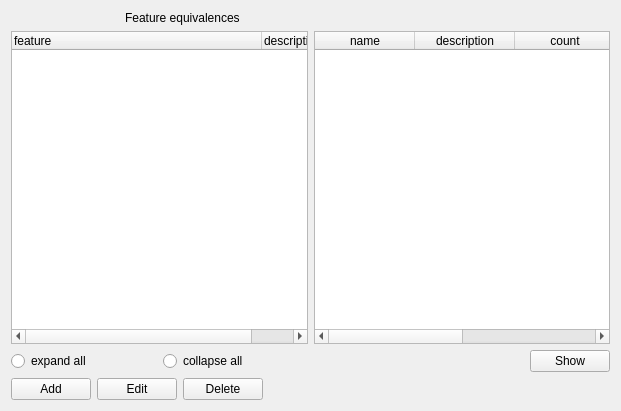
<?xml version="1.0" encoding="UTF-8"?>
<ui version="4.0">
 <class>feature_equivalence_form</class>
 <widget class="QWidget" name="feature_equivalence_form">
  <property name="geometry">
   <rect>
    <x>0</x>
    <y>0</y>
    <width>621</width>
    <height>411</height>
   </rect>
  </property>
  <property name="windowTitle">
   <string>Feature equivalences</string>
  </property>
  <layout class="QGridLayout" name="gridLayout">
   <item row="5" column="0">
    <layout class="QHBoxLayout" name="horizontalLayout">
     <item>
      <widget class="QPushButton" name="add">
       <property name="text">
        <string>Add</string>
       </property>
       <property name="form" stdset="0">
        <string notr="true">categories_features_add</string>
       </property>
       <property name="global.featureState" stdset="0">
        <string notr="true">{feature.state}</string>
       </property>
       <property name="global.feature_id" stdset="0">
        <string>{feature.id}</string>
       </property>
       <property name="global.FeatureEquivalenceState" stdset="0">
        <string>{FeatureEquivalence.state}</string>
       </property>
      </widget>
     </item>
     <item>
      <widget class="QPushButton" name="add_3">
       <property name="text">
        <string>Edit</string>
       </property>
       <property name="form" stdset="0">
        <string notr="true">categories_features_edit</string>
       </property>
       <property name="global.featureState" stdset="0">
        <string notr="true">{feature.state}</string>
       </property>
       <property name="global.feature_id" stdset="0">
        <string>{FeatureEquivalence.id}</string>
       </property>
       <property name="global.FeatureEquivalenceState" stdset="0">
        <string>{FeatureEquivalence.state}</string>
       </property>
      </widget>
     </item>
     <item>
      <widget class="QPushButton" name="add_2">
       <property name="text">
        <string>Delete</string>
       </property>
       <property name="form" stdset="0">
        <string notr="true">categories_features</string>
       </property>
       <property name="global.featureState" stdset="0">
        <string notr="true">{feature.state}</string>
       </property>
       <property name="doctype" stdset="0">
        <string notr="true">FeatureEquivalence.simpleform</string>
       </property>
       <property name="rootelement" stdset="0">
        <string notr="true">FeatureEquivalence</string>
       </property>
       <property name="action" stdset="0">
        <string notr="true">delete</string>
       </property>
       <property name="global.FeatureEquivalenceState" stdset="0">
        <string>{FeatureEquivalence.state}</string>
       </property>
       <property name="feature_id" stdset="0">
        <string>{FeatureEquivalence.id}</string>
       </property>
      </widget>
     </item>
     <item>
      <spacer name="horizontalSpacer">
       <property name="orientation">
        <enum>Qt::Horizontal</enum>
       </property>
       <property name="sizeHint" stdset="0">
        <size>
         <width>40</width>
         <height>20</height>
        </size>
       </property>
      </spacer>
     </item>
    </layout>
   </item>
   <item row="0" column="0">
    <layout class="QHBoxLayout" name="horizontalLayout_2">
     <item>
      <widget class="QLabel" name="label_2">
       <property name="maximumSize">
        <size>
         <width>32</width>
         <height>32</height>
        </size>
       </property>
       <property name="text">
        <string/>
       </property>
       <property name="pixmap">
        <pixmap resource="../qtclient.qrc">:/images/chart_organisation.png</pixmap>
       </property>
      </widget>
     </item>
     <item>
      <widget class="QLabel" name="label_3">
       <property name="maximumSize">
        <size>
         <width>32</width>
         <height>32</height>
        </size>
       </property>
       <property name="text">
        <string/>
       </property>
       <property name="pixmap">
        <pixmap resource="../qtclient.qrc">:/images/link.png</pixmap>
       </property>
      </widget>
     </item>
     <item>
      <widget class="QLabel" name="label_4">
       <property name="maximumSize">
        <size>
         <width>32</width>
         <height>32</height>
        </size>
       </property>
       <property name="text">
        <string/>
       </property>
       <property name="pixmap">
        <pixmap resource="../qtclient.qrc">:/images/chart_organisation.png</pixmap>
       </property>
      </widget>
     </item>
     <item>
      <widget class="QLabel" name="label">
       <property name="text">
        <string>Feature equivalences</string>
       </property>
      </widget>
     </item>
    </layout>
   </item>
   <item row="2" column="0">
    <layout class="QGridLayout" name="gridLayout_2">
     <item row="0" column="2">
      <widget class="QTableWidget" name="FeatureEquivalence">
       <property name="editTriggers">
        <set>QAbstractItemView::NoEditTriggers</set>
       </property>
       <property name="selectionMode">
        <enum>QAbstractItemView::SingleSelection</enum>
       </property>
       <property name="selectionBehavior">
        <enum>QAbstractItemView::SelectRows</enum>
       </property>
       <property name="doctype" stdset="0">
        <string>FeatureEquivalenceListRequest.simpleform</string>
       </property>
       <property name="rootelement" stdset="0">
        <string>FeatureEquivalence</string>
       </property>
       <property name="state" stdset="0">
        <string>{global.FeatureEquivalenceState}</string>
       </property>
       <property name="action" stdset="0">
        <string notr="true">read</string>
       </property>
       <property name="feature_id" stdset="0">
        <string>{feature.id}</string>
       </property>
       <column>
        <property name="text">
         <string>name</string>
        </property>
       </column>
       <column>
        <property name="text">
         <string>description</string>
        </property>
       </column>
       <column>
        <property name="text">
         <string>count</string>
        </property>
       </column>
       <column>
        <property name="text">
         <string>fulfillcount</string>
        </property>
       </column>
      </widget>
     </item>
     <item row="1" column="2">
      <layout class="QHBoxLayout" name="horizontalLayout_4">
       <item>
        <spacer name="horizontalSpacer_2">
         <property name="orientation">
          <enum>Qt::Horizontal</enum>
         </property>
         <property name="sizeHint" stdset="0">
          <size>
           <width>40</width>
           <height>20</height>
          </size>
         </property>
        </spacer>
       </item>
       <item>
        <widget class="QPushButton" name="pushButton">
         <property name="enabled">
          <bool>true</bool>
         </property>
         <property name="text">
          <string>Show</string>
         </property>
         <property name="action" stdset="0">
          <string>FeatureEquivalence.reload</string>
         </property>
        </widget>
       </item>
      </layout>
     </item>
     <item row="1" column="0">
      <layout class="QHBoxLayout" name="horizontalLayout_3">
       <item>
        <widget class="QRadioButton" name="ignore_expand_cats">
         <property name="text">
          <string>expand all</string>
         </property>
        </widget>
       </item>
       <item>
        <widget class="QRadioButton" name="ignore_collapse_cats">
         <property name="text">
          <string>collapse all</string>
         </property>
        </widget>
       </item>
      </layout>
     </item>
     <item row="0" column="0">
      <widget class="QTreeWidget" name="feature">
       <property name="itemsExpandable">
        <bool>true</bool>
       </property>
       <property name="doctype" stdset="0">
        <string notr="true">FeatureHierarchyRequest.simpleform</string>
       </property>
       <property name="rootelement" stdset="0">
        <string notr="true">feature</string>
       </property>
       <property name="state" stdset="0">
        <string notr="true">{global.featureState}</string>
       </property>
       <property name="action" stdset="0">
        <string notr="true">read</string>
       </property>
       <attribute name="headerDefaultSectionSize">
        <number>250</number>
       </attribute>
       <column>
        <property name="text">
         <string>feature</string>
        </property>
       </column>
       <column>
        <property name="text">
         <string>description</string>
        </property>
       </column>
      </widget>
     </item>
    </layout>
   </item>
  </layout>
 </widget>
 <tabstops>
  <tabstop>feature</tabstop>
  <tabstop>FeatureEquivalence</tabstop>
  <tabstop>ignore_expand_cats</tabstop>
  <tabstop>ignore_collapse_cats</tabstop>
  <tabstop>pushButton</tabstop>
  <tabstop>add</tabstop>
  <tabstop>add_3</tabstop>
  <tabstop>add_2</tabstop>
 </tabstops>
 <resources>
  <include location="../qtclient.qrc"/>
  <include location="../qtclient.qrc"/>
 </resources>
 <connections>
  <connection>
   <sender>FeatureEquivalence</sender>
   <signal>doubleClicked(QModelIndex)</signal>
   <receiver>add_3</receiver>
   <slot>click()</slot>
   <hints>
    <hint type="sourcelabel">
     <x>396</x>
     <y>209</y>
    </hint>
    <hint type="destinationlabel">
     <x>124</x>
     <y>391</y>
    </hint>
   </hints>
  </connection>
  <connection>
   <sender>ignore_expand_cats</sender>
   <signal>toggled(bool)</signal>
   <receiver>feature</receiver>
   <slot>expandAll()</slot>
   <hints>
    <hint type="sourcelabel">
     <x>33</x>
     <y>354</y>
    </hint>
    <hint type="destinationlabel">
     <x>31</x>
     <y>278</y>
    </hint>
   </hints>
  </connection>
  <connection>
   <sender>ignore_collapse_cats</sender>
   <signal>toggled(bool)</signal>
   <receiver>feature</receiver>
   <slot>collapseAll()</slot>
   <hints>
    <hint type="sourcelabel">
     <x>171</x>
     <y>355</y>
    </hint>
    <hint type="destinationlabel">
     <x>172</x>
     <y>307</y>
    </hint>
   </hints>
  </connection>
  <connection>
   <sender>feature</sender>
   <signal>itemSelectionChanged()</signal>
   <receiver>pushButton</receiver>
   <slot>click()</slot>
   <hints>
    <hint type="sourcelabel">
     <x>191</x>
     <y>222</y>
    </hint>
    <hint type="destinationlabel">
     <x>576</x>
     <y>361</y>
    </hint>
   </hints>
  </connection>
 </connections>
</ui>
